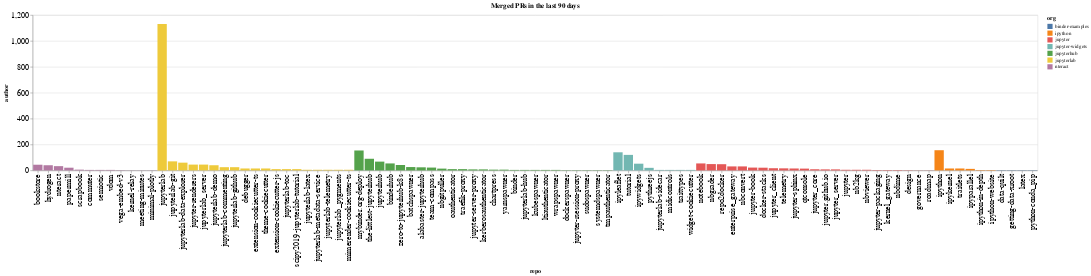

The notebook cell saved with this chart:
### Code cell
prs_by_repo = merged.groupby(['org', 'repo']).count()['author'].reset_index().sort_values(['org', 'author'], ascending=False)
alt.Chart(data=prs_by_repo, title=f"Merged PRs in the last {n_days} days").mark_bar().encode(
    x=alt.X('repo', sort=prs_by_repo['repo'].values.tolist()),
    y='author',
    color='org'
)

### Figure 1 — Vega-Lite specification as saved in the notebook (floating-point values rounded to 4 significant figures)
{"$schema": "https://vega.github.io/schema/vega-lite/v3.3.0.json", "config": {"axisBottom": {"labelFontSize": 15}, "axisLeft": {"labelFontSize": 15}}, "data": {"name": "data-89064dd299b0e3d7012f20eccdab3682"}, "datasets": {"data-89064dd299b0e3d7012f20eccdab3682": [{"author": 44, "org": "nteract", "repo": "bookstore"}, {"author": 40, "org": "nteract", "repo": "hydrogen"}, {"author": 33, "org": "nteract", "repo": "nteract"}, {"author": 21, "org": "nteract", "repo": "papermill"}, {"author": 6, "org": "nteract", "repo": "scrapbook"}, {"author": 4, "org": "nteract", "repo": "commuter"}, {"author": 4, "org": "nteract", "repo": "semiotic"}, {"author": 4, "org": "nteract", "repo": "vdom"}, {"author": 2, "org": "nteract", "repo": "vega-embed-v3"}, {"author": 1, "org": "nteract", "repo": "kernel-relay"}, {"author": 1, "org": "nteract", "repo": "meeting-minutes"}, {"author": 1, "org": "nteract", "repo": "minimal-plotly"}, {"author": 1130, "org": "jupyterlab", "repo": "jupyterlab"}, {"author": 70, "org": "jupyterlab", "repo": "jupyterlab-git"}, {"author": 60, "org": "jupyterlab", "repo": "jupyterlab-data-explorer"}, {"author": 45, "org": "jupyterlab", "repo": "jupyter-renderers"}, {"author": 45, "org": "jupyterlab", "repo": "jupyterlab_server"}, {"author": 40, "org": "jupyterlab", "repo": "jupyterlab-demo"}, {"author": 25, "org": "jupyterlab", "repo": "jupyterlab-commenting"}, {"author": 25, "org": "jupyterlab", "repo": "jupyterlab-github"}, {"author": 15, "org": "jupyterlab", "repo": "debugger"}, {"author": 15, "org": "jupyterlab", "repo": "extension-cookiecutter-ts"}, {"author": 15, "org": "jupyterlab", "repo": "theme-cookiecutter"}, {"author": 10, "org": "jupyterlab", "repo": "extension-cookiecutter-js"}, {"author": 10, "org": "jupyterlab", "repo": "jupyterlab-toc"}, {"author": 10, "org": "jupyterlab", "repo": "scipy2019-jupyterlab-tutorial"}, {"author": 5, "org": "jupyterlab", "repo": "jupyterlab-latex"}, {"author": 5, "org": "jupyterlab", "repo": "jupyterlab-metadata-service"}, {"author": 5, "org": "jupyterlab", "repo": "jupyterlab-telemetry"}, {"author": 5, "org": "jupyterlab", "repo": "jupyterlab_pygments"}, {"author": 5, "org": "jupyterlab", "repo": "mimerender-cookiecutter-ts"}, {"author": 154, "org": "jupyterhub", "repo": "mybinder.org-deploy"}, {"author": 90, "org": "jupyterhub", "repo": "the-littlest-jupyterhub"}, {"author": 68, "org": "jupyterhub", "repo": "jupyterhub"}, {"author": 54, "org": "jupyterhub", "repo": "binderhub"}, {"author": 42, "org": "jupyterhub", "repo": "zero-to-jupyterhub-k8s"}, {"author": 26, "org": "jupyterhub", "repo": "batchspawner"}, {"author": 24, "org": "jupyterhub", "repo": "alabaster-jupyterhub"}, {"author": 22, "org": "jupyterhub", "repo": "team-compass"}, {"author": 14, "org": "jupyterhub", "repo": "nbgitpuller"}, {"author": 10, "org": "jupyterhub", "repo": "oauthenticator"}, {"author": 10, "org": "jupyterhub", "repo": "traefik-proxy"}, {"author": 8, "org": "jupyterhub", "repo": "jupyter-server-proxy"}, {"author": 8, "org": "jupyterhub", "repo": "kerberosauthenticator"}, {"author": 6, "org": "jupyterhub", "repo": "chartpress"}, {"author": 6, "org": "jupyterhub", "repo": "yarnspawner"}, {"author": 4, "org": "jupyterhub", "repo": "binder"}, {"author": 4, "org": "jupyterhub", "repo": "jupyterlab-hub"}, {"author": 4, "org": "jupyterhub", "repo": "kubespawner"}, {"author": 4, "org": "jupyterhub", "repo": "ltiauthenticator"}, {"author": 4, "org": "jupyterhub", "repo": "wrapspawner"}, {"author": 2, "org": "jupyterhub", "repo": "dockerspawner"}, {"author": 2, "org": "jupyterhub", "repo": "jupyter-rsession-proxy"}, {"author": 2, "org": "jupyterhub", "repo": "sudospawner"}, {"author": 2, "org": "jupyterhub", "repo": "systemdspawner"}, {"author": 2, "org": "jupyterhub", "repo": "tmpauthenticator"}, {"author": 140, "org": "jupyter-widgets", "repo": "ipyleaflet"}, {"author": 120, "org": "jupyter-widgets", "repo": "tutorial"}, {"author": 52, "org": "jupyter-widgets", "repo": "ipywidgets"}, {"author": 20, "org": "jupyter-widgets", "repo": "pythreejs"}, {"author": 4, "org": "jupyter-widgets", "repo": "jupyterlab-sidecar"}, {"author": 4, "org": "jupyter-widgets", "repo": "midicontrols"}, {"author": 4, "org": "jupyter-widgets", "repo": "traittypes"}, {"author": 4, "org": "jupyter-widgets", "repo": "widget-cookiecutter"}, {"author": 54, "org": "jupyter", "repo": "notebook"}, {"author": 49, "org": "jupyter", "repo": "nbgrader"}, {"author": 48, "org": "jupyter", "repo": "repo2docker"}, {"author": 31, "org": "jupyter", "repo": "enterprise_gateway"}, {"author": 31, "org": "jupyter", "repo": "nbconvert"}, {"author": 22, "org": "jupyter", "repo": "jupyter-book"}, {"author": 21, "org": "jupyter", "repo": "docker-stacks"}, {"author": 17, "org": "jupyter", "repo": "jupyter_client"}, {"author": 16, "org": "jupyter", "repo": "telemetry"}, {"author": 15, "org": "jupyter", "repo": "jupyter-sphinx"}, {"author": 14, "org": "jupyter", "repo": "qtconsole"}, {"author": 9, "org": "jupyter", "repo": "jupyter_core"}, {"author": 8, "org": "jupyter", "repo": "jupyter.github.io"}, {"author": 8, "org": "jupyter", "repo": "jupyter_server"}, {"author": 5, "org": "jupyter", "repo": "jupyter"}, {"author": 5, "org": "jupyter", "repo": "nb2kg"}, {"author": 5, "org": "jupyter", "repo": "nbviewer"}, {"author": 3, "org": "jupyter", "repo": "jupyter-packaging"}, {"author": 3, "org": "jupyter", "repo": "kernel_gateway"}, {"author": 3, "org": "jupyter", "repo": "nbdime"}, {"author": 2, "org": "jupyter", "repo": "design"}, {"author": 1, "org": "jupyter", "repo": "governance"}, {"author": 1, "org": "jupyter", "repo": "roadmap"}, {"author": 156, "org": "ipython", "repo": "ipython"}, {"author": 15, "org": "ipython", "repo": "ipykernel"}, {"author": 15, "org": "ipython", "repo": "traitlets"}, {"author": 12, "org": "ipython", "repo": "ipyparallel"}, {"author": 3, "org": "ipython", "repo": "ipython-in-depth"}, {"author": 3, "org": "ipython", "repo": "ipython-website"}, {"author": 2, "org": "binder-examples", "repo": "data-quilt"}, {"author": 2, "org": "binder-examples", "repo": "getting-data-xroot"}, {"author": 2, "org": "binder-examples", "repo": "latex"}, {"author": 2, "org": "binder-examples", "repo": "python-conda_pip"}]}, "encoding": {"color": {"field": "org", "type": "nominal"}, "x": {"field": "repo", "sort": ["bookstore", "hydrogen", "nteract", "papermill", "scrapbook", "commuter", "semiotic", "vdom", "vega-embed-v3", "kernel-relay", "meeting-minutes", "minimal-plotly", "jupyterlab", "jupyterlab-git", "jupyterlab-data-explorer", "jupyter-renderers", "jupyterlab_server", "jupyterlab-demo", "jupyterlab-commenting", "jupyterlab-github", "debugger", "extension-cookiecutter-ts", "theme-cookiecutter", "extension-cookiecutter-js", "jupyterlab-toc", "scipy2019-jupyterlab-tutorial", "jupyterlab-latex", "jupyterlab-metadata-service", "jupyterlab-telemetry", "jupyterlab_pygments", "mimerender-cookiecutter-ts", "mybinder.org-deploy", "the-littlest-jupyterhub", "jupyterhub", "binderhub", "zero-to-jupyterhub-k8s", "batchspawner", "alabaster-jupyterhub", "team-compass", "nbgitpuller", "oauthenticator", "traefik-proxy", "jupyter-server-proxy", "kerberosauthenticator", "chartpress", "yarnspawner", "binder", "jupyterlab-hub", "kubespawner", "ltiauthenticator", "wrapspawner", "dockerspawner", "jupyter-rsession-proxy", "sudospawner", "systemdspawner", "tmpauthenticator", "ipyleaflet", "tutorial", "ipywidgets", "pythreejs", "jupyterlab-sidecar", "midicontrols", "traittypes", "widget-cookiecutter", "notebook", "nbgrader", "repo2docker", "enterprise_gateway", "nbconvert", "jupyter-book", "docker-stacks", "jupyter_client", "telemetry", "jupyter-sphinx", "qtconsole", "jupyter_core", "jupyter.github.io", "jupyter_server", "jupyter", "nb2kg", "nbviewer", "jupyter-packaging", "kernel_gateway", "nbdime", "design", "governance", "roadmap", "ipython", "ipykernel", "traitlets", "ipyparallel", "ipython-in-depth", "ipython-website", "data-quilt", "getting-data-xroot", "latex", "python-conda_pip"], "type": "nominal"}, "y": {"field": "author", "type": "quantitative"}}, "mark": "bar", "title": "Merged PRs in the last 90 days"}
